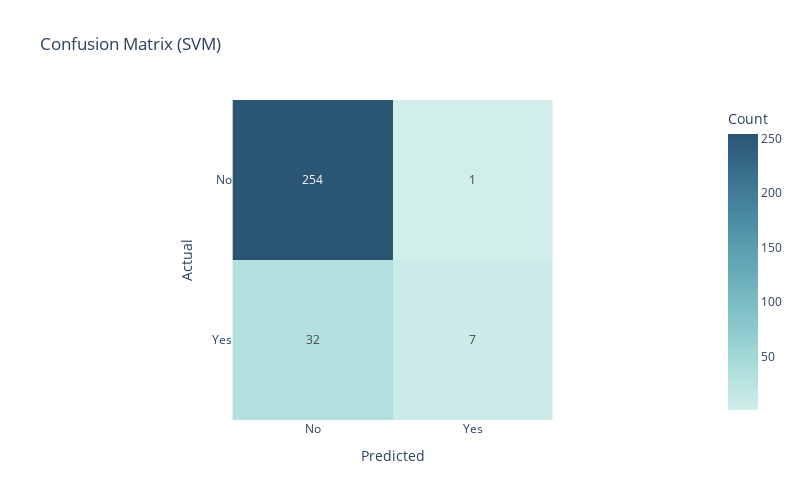

This figure's notebook cell:
### Code cell
px.imshow(cm, labels=dict(x="Predicted", y="Actual", color="Count"),
          x=['No', 'Yes'], y=['No', 'Yes'], color_continuous_scale='Teal', 
          title='Confusion Matrix (SVM)', 
          width=800, height=500,
          text_auto=True)

### Figure 1 — Plotly figure (JSON) as saved in the notebook; plotly's stock layout.template omitted (floating-point values rounded to 4 significant figures)
{"data": [{"coloraxis": "coloraxis", "hovertemplate": "Predicted: %{x}<br>Actual: %{y}<br>Count: %{z}<extra></extra>", "name": "0", "texttemplate": "%{z}", "type": "heatmap", "x": ["No", "Yes"], "xaxis": "x", "y": ["No", "Yes"], "yaxis": "y", "z": [[254, 1], [32, 7]]}], "layout": {"coloraxis": {"colorbar": {"title": {"text": "Count"}}, "colorscale": [[0, "rgb(209, 238, 234)"], [0.1667, "rgb(168, 219, 217)"], [0.3333, "rgb(133, 196, 201)"], [0.5, "rgb(104, 171, 184)"], [0.6667, "rgb(79, 144, 166)"], [0.8333, "rgb(59, 115, 143)"], [1, "rgb(42, 86, 116)"]]}, "height": 500, "title": {"text": "Confusion Matrix (SVM)"}, "width": 800, "xaxis": {"anchor": "y", "constrain": "domain", "domain": [0, 1], "scaleanchor": "y", "title": {"text": "Predicted"}}, "yaxis": {"anchor": "x", "autorange": "reversed", "constrain": "domain", "domain": [0, 1], "title": {"text": "Actual"}}}}
